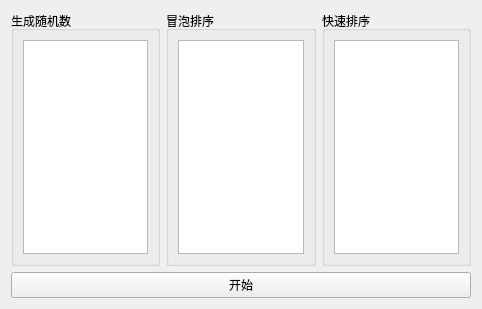
<?xml version="1.0" encoding="UTF-8"?>
<ui version="4.0">
 <class>Widget</class>
 <widget class="QWidget" name="Widget">
  <property name="geometry">
   <rect>
    <x>0</x>
    <y>0</y>
    <width>482</width>
    <height>309</height>
   </rect>
  </property>
  <property name="windowTitle">
   <string>Widget</string>
  </property>
  <layout class="QVBoxLayout" name="verticalLayout">
   <item>
    <layout class="QHBoxLayout" name="horizontalLayout">
     <item>
      <widget class="QGroupBox" name="groupBox">
       <property name="title">
        <string>生成随机数</string>
       </property>
       <layout class="QHBoxLayout" name="horizontalLayout_4">
        <item>
         <widget class="QListWidget" name="randList"/>
        </item>
       </layout>
      </widget>
     </item>
     <item>
      <widget class="QGroupBox" name="groupBox_2">
       <property name="title">
        <string>冒泡排序</string>
       </property>
       <layout class="QHBoxLayout" name="horizontalLayout_3">
        <item>
         <widget class="QListWidget" name="bubbleSortList"/>
        </item>
       </layout>
      </widget>
     </item>
     <item>
      <widget class="QGroupBox" name="groupBox_3">
       <property name="title">
        <string>快速排序</string>
       </property>
       <layout class="QHBoxLayout" name="horizontalLayout_2">
        <item>
         <widget class="QListWidget" name="quickSortList"/>
        </item>
       </layout>
      </widget>
     </item>
    </layout>
   </item>
   <item>
    <widget class="QPushButton" name="startBt">
     <property name="text">
      <string>开始</string>
     </property>
    </widget>
   </item>
  </layout>
 </widget>
 <resources/>
 <connections/>
</ui>
